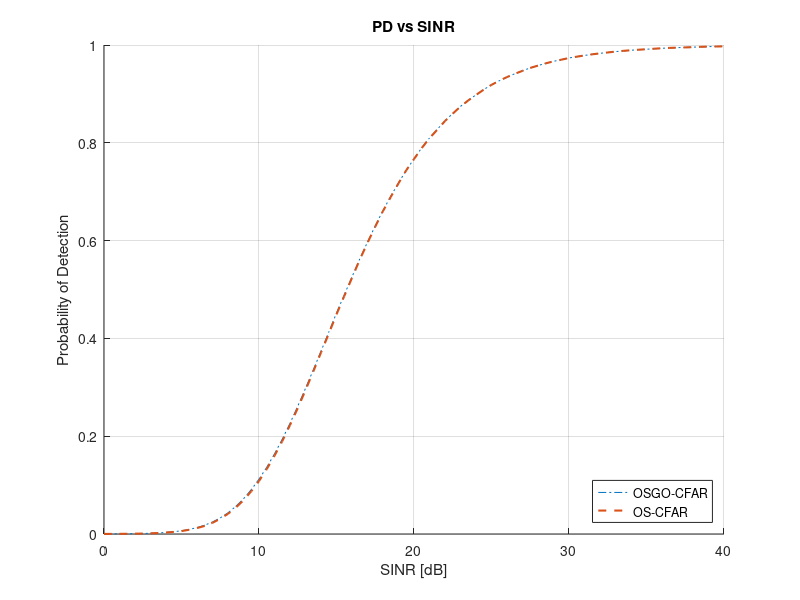

MATLAB code to generate this figure:
%% File information
% Written by M. Y. Martin (MRTMOG014)
% EEE4022S (2018)
% PD_vs_SINR_OS_OSGO.m: Generate PD vs SINR ROC for OS-, OSGO-CFAR

%% Setup and Inputs
clc;
close all;
clear;

% define inputs and parameters
D = 800;                                % length of data; number of samples
N = 16;                                 % length of window
j = 1i;                                 % use j as sqrt(-1)
PFA_desired = 10^-6;                    % desired PFA
k_factor = round(3*N/4);                % OS-CFAR k-factor
k_OSGO = round(5*N/12);
SNR_dB = 0:0.5:40;                      % SNR range in Decibels
SNR = 10.^(SNR_dB./10);                 % Decibels to linear SNR
k = 10^6;

%% OSGO-CFAR Setup and Constant

OSGO_a = 12.85;                        	% for PFA = 10^-6, N = 32
OSGO_PD_matrix = zeros(length(SNR),1);
OSGO_false_alarms = 0;

%% OS-CFAR Setup and Constant

OS_a = 20.9542;                         % for PFA = 10^-6, N = 32
OS_PD_matrix = OSGO_PD_matrix;
OS_false_alarms = 0;

%% Create noise

% complex Gaussian noise (I + jQ)/sqrt(2)
lagging_window = (randn(N/2,k) + j.*randn(N/2,k))/sqrt(2); % (N/2)xk

% complex Gaussian noise (I + jQ)/sqrt(2)
leading_window = (randn(N/2,k) + j.*randn(N/2,k))/sqrt(2); % (N/2)xk

%% Algorithm Thresholds

% OSGO threshold
% determine which ordered window's mean is larger, then add those cell entries into OSGO_g array
OSGO_lag_sorted = sort(real(lagging_window).^2 + imag(lagging_window).^2,1,'ascend');
OSGO_lead_sorted = sort(real(leading_window).^2 + imag(leading_window).^2,1,'ascend');
OSGO_diff = OSGO_lead_sorted(k_OSGO,:) - OSGO_lag_sorted(k_OSGO,:);
OSGO_lag_greater = find(OSGO_diff < 0);
OSGO_lead_greater = find(OSGO_diff >= 0);
OSGO_g(OSGO_lead_greater) = OSGO_lead_sorted(k_OSGO,OSGO_lead_greater);
OSGO_g(OSGO_lag_greater) = OSGO_lag_sorted(k_OSGO,OSGO_lag_greater);

OSGO_T = OSGO_a.*OSGO_g;

% OS threshold    
ref_cells = [lagging_window.', leading_window.'].';     % transpose and add windows into one matrix
OS_sorted = sort(real(ref_cells).^2 + imag(ref_cells).^2,1,'ascend');
OS_g = OS_sorted(k_factor,:);                           % assign g based on OS k-factor

OS_T = OS_a.*OS_g;

%% Algorithm PFAs
% H0 hypothesis (noise only)
H0 = (randn(1,k) + j*randn(1,k))/sqrt(2);

% OSGO false alarms
new_false_alarms = length(find(((real(H0).^2 + imag(H0).^2) - OSGO_T) > 0));
OSGO_false_alarms = OSGO_false_alarms + new_false_alarms;   % add up false alarms across all iterations

% OS false alarms
new_false_alarms = length(find(((real(H0).^2 + imag(H0).^2) - OS_T) > 0));
OS_false_alarms = OS_false_alarms + new_false_alarms;   % add up false alarms across all iterations

%% Algorithm PDs

for snr = 1:length(SNR)
    % H1 hypothesis (target and noise)
    H1 = H0 + ((randn(1,k) + j.*randn(1,k))/sqrt(2)).*sqrt(SNR(snr));

% OSGO detections
    new_detections = find(((real(H1).^2 + imag(H1).^2) - OSGO_T) > 0);
    OSGO_PD_matrix(snr,1) = length(new_detections)./k;   % add new PD to PD_matrix

% OS detections
    new_detections = find(((real(H1).^2 + imag(H1).^2) - OS_T) > 0);
    OS_PD_matrix(snr,1) = length(new_detections)./k;   % add new PD to PD_matrix
end

%% Plots and Results    
figure;
title('PD vs SINR');
xlabel('SINR [dB]');
ylabel('Probability of Detection');
grid on;
hold on;
plot(SNR_dB,OSGO_PD_matrix,'-.',SNR_dB,OS_PD_matrix,'--','LineWidth',1.5);
SNR_vs_PD_legend = legend('OSGO-CFAR','OS-CFAR');
set(SNR_vs_PD_legend,'Location','SouthEast');

% fig = gcf;
% fig.PaperUnits = 'inches';
% fig.PaperPosition = [0 0 5 2.5];
% print('-depsc','-r0','C:\Users\mrtmo\Desktop\UCT\EEE4022S\Report\Images\OSGO_roc')
